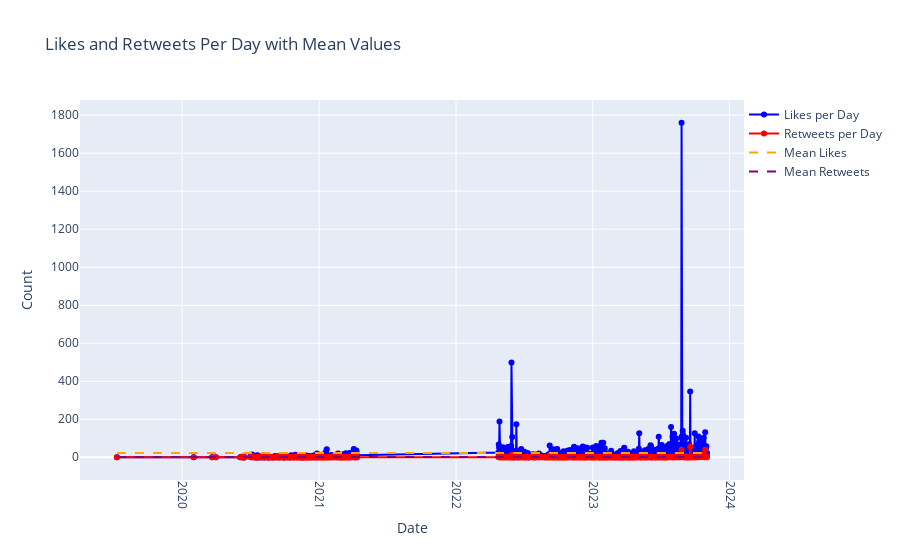

Notebook source saved alongside this figure:
### Markdown cell above
## 3.3. Interactions Per Day

### Code cell
# Assuming 'likes_per_day' and 'retweets_per_day' are your DataFrames

# Calculate mean values for likes and retweets
mean_likes = likes_per_day['likes per day'].mean()
mean_retweets = retweets_per_day['retweets per day'].mean()

# Create traces for likes per day and retweets per day
trace_likes = go.Scatter(
    x=likes_per_day['date'],
    y=likes_per_day['likes per day'],
    mode='lines+markers',
    line=dict(color='blue', width=2),
    marker=dict(color='blue'),
    name='Likes per Day'
)

trace_retweets = go.Scatter(
    x=retweets_per_day['date'],
    y=retweets_per_day['retweets per day'],
    mode='lines+markers',
    line=dict(color='red', width=2),
    marker=dict(color='red'),
    name='Retweets per Day'
)

# Create traces for mean values
mean_likes_trace = go.Scatter(
    x=likes_per_day['date'],
    y=[mean_likes] * len(likes_per_day),
    mode='lines',
    line=dict(color='orange', width=2, dash='dash'),
    name='Mean Likes'
)

mean_retweets_trace = go.Scatter(
    x=retweets_per_day['date'],
    y=[mean_retweets] * len(retweets_per_day),
    mode='lines',
    line=dict(color='purple', width=2, dash='dash'),
    name='Mean Retweets'
)

# Create layout
layout_combined = go.Layout(
    title='Likes and Retweets Per Day with Mean Values',
    xaxis=dict(title='Date', tickangle=90),
    yaxis=dict(title='Count'),
    showlegend=True,
    legend=dict(x=1, y=1)
)

# Create figure
fig_combined = go.Figure(data=[trace_likes, trace_retweets, mean_likes_trace, mean_retweets_trace], layout=layout_combined)

# Show figure
fig_combined.show()

### Figure 1 — Plotly figure (JSON) as saved in the notebook; plotly's stock layout.template omitted (floating-point values rounded to 4 significant figures; data arrays with more than 128 entries replaced by an {"elided": "..."} marker saying what was removed)
{"data": [{"line": {"color": "blue", "width": 2}, "marker": {"color": "blue"}, "mode": "lines+markers", "name": "Likes per Day", "x": {"elided": "777 str values"}, "y": {"elided": "777 int values"}, "type": "scatter"}, {"line": {"color": "red", "width": 2}, "marker": {"color": "red"}, "mode": "lines+markers", "name": "Retweets per Day", "x": {"elided": "777 str values"}, "y": {"elided": "777 int values"}, "type": "scatter"}, {"line": {"color": "orange", "dash": "dash", "width": 2}, "mode": "lines", "name": "Mean Likes", "x": {"elided": "777 str values"}, "y": {"elided": "777 float values"}, "type": "scatter"}, {"line": {"color": "purple", "dash": "dash", "width": 2}, "mode": "lines", "name": "Mean Retweets", "x": {"elided": "777 str values"}, "y": {"elided": "777 float values"}, "type": "scatter"}], "layout": {"legend": {"x": 1, "y": 1}, "showlegend": true, "title": {"text": "Likes and Retweets Per Day with Mean Values"}, "xaxis": {"tickangle": 90, "title": {"text": "Date"}}, "yaxis": {"title": {"text": "Count"}}}}
